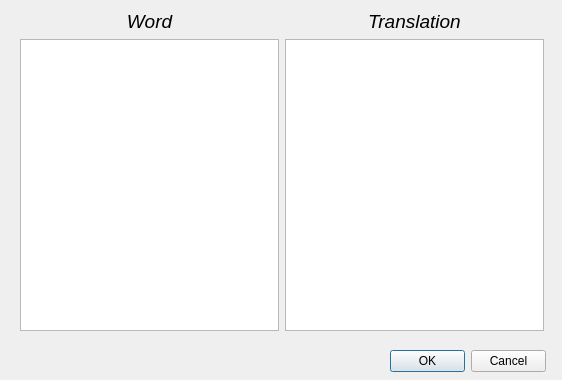
<?xml version="1.0" encoding="UTF-8"?>
<ui version="4.0">
 <class>writing_words</class>
 <widget class="QDialog" name="writing_words">
  <property name="geometry">
   <rect>
    <x>0</x>
    <y>0</y>
    <width>562</width>
    <height>380</height>
   </rect>
  </property>
  <property name="windowTitle">
   <string>Dialog</string>
  </property>
  <widget class="QDialogButtonBox" name="buttonBox">
   <property name="geometry">
    <rect>
     <x>390</x>
     <y>350</y>
     <width>156</width>
     <height>23</height>
    </rect>
   </property>
   <property name="standardButtons">
    <set>QDialogButtonBox::Cancel|QDialogButtonBox::Ok</set>
   </property>
  </widget>
  <widget class="QWidget" name="">
   <property name="geometry">
    <rect>
     <x>20</x>
     <y>10</y>
     <width>524</width>
     <height>321</height>
    </rect>
   </property>
   <layout class="QHBoxLayout" name="horizontalLayout">
    <item>
     <layout class="QVBoxLayout" name="verticalLayout">
      <item>
       <widget class="QLabel" name="label">
        <property name="font">
         <font>
          <family>Arial</family>
          <pointsize>14</pointsize>
          <italic>true</italic>
         </font>
        </property>
        <property name="layoutDirection">
         <enum>Qt::LeftToRight</enum>
        </property>
        <property name="text">
         <string>Word</string>
        </property>
        <property name="alignment">
         <set>Qt::AlignCenter</set>
        </property>
       </widget>
      </item>
      <item>
       <widget class="QPlainTextEdit" name="word">
        <property name="font">
         <font>
          <family>Arial</family>
          <pointsize>12</pointsize>
          <italic>true</italic>
         </font>
        </property>
        <property name="plainText">
         <string notr="true"/>
        </property>
       </widget>
      </item>
     </layout>
    </item>
    <item>
     <layout class="QVBoxLayout" name="verticalLayout_2">
      <item>
       <widget class="QLabel" name="label_2">
        <property name="font">
         <font>
          <family>Arial</family>
          <pointsize>14</pointsize>
          <italic>true</italic>
         </font>
        </property>
        <property name="layoutDirection">
         <enum>Qt::LeftToRight</enum>
        </property>
        <property name="text">
         <string>Translation</string>
        </property>
        <property name="alignment">
         <set>Qt::AlignCenter</set>
        </property>
       </widget>
      </item>
      <item>
       <widget class="QPlainTextEdit" name="translate">
        <property name="font">
         <font>
          <family>Arial</family>
          <pointsize>12</pointsize>
          <italic>true</italic>
         </font>
        </property>
       </widget>
      </item>
     </layout>
    </item>
   </layout>
  </widget>
 </widget>
 <resources/>
 <connections/>
</ui>
